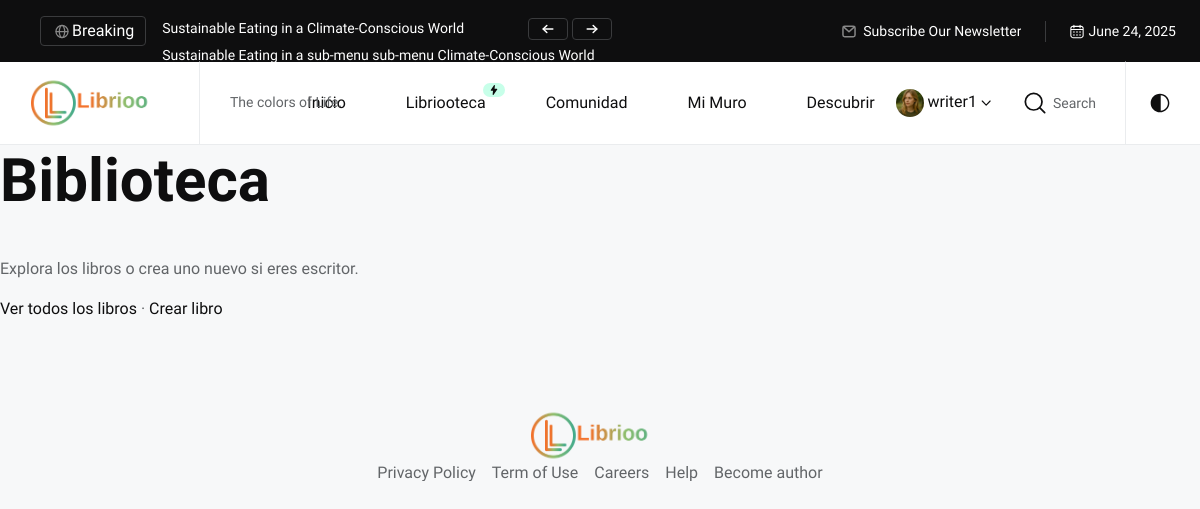
Page /library/ (signed in) on the committed database.
### apps/accounts/models.py (models this page shows)
class User(AbstractUser):
    is_writer = models.BooleanField(default=True)
    avatar = models.ImageField(upload_to='avatars/', blank=True, null=True)
    bio = models.TextField(blank=True)
    favorite_genres = models.JSONField(default=list, blank=True)  # simple list of strings

### apps/library/views.py (the view)
# urls.py: path('', views.LibraryHomeView.as_view(), name='home'),
class LibraryHomeView(TemplateView):
    template_name = 'library/home.html'

### apps/library/templates/library/home.html (shortened to what this page needs)
{% extends 'base.html' %}
{% block content %}
  <h1>Biblioteca</h1>
  <p>Explora los libros o crea uno nuevo si eres escritor.</p>
  <p>
    <a href="{% url 'library:book_list' %}">Ver todos los libros</a>
    {% if user.is_authenticated %}
      · <a href="{% url 'library:book_create' %}">Crear libro</a>
    {% endif %}
  </p>
{% endblock %}

### apps/library/templates/base.html (shortened to what this page needs)
{% load static %}
<!doctype html>
<html lang="es" data-bs-theme="light">
  <head>
  <link rel="stylesheet" href="{% static 'magzin/assets/css/vendors/bootstrap-grid.min.css' %}">
  <link rel="stylesheet" href="{% static 'magzin/assets/css/main.css' %}">
  <link rel="stylesheet" href="{% static 'assets/css/main.css' %}">
  </head>
  <body>
        <header>
        <div class="topbar d-none d-lg-block">
            <div class="overflow-hidden">
                <div class="d-flex justify-content-between align-items-center">
                    <div class="left">
                        <ul class="list-unstyled d-inline-flex gap-3">
                            <li>
                                <a href="#" class="btn btn-sm fs-7 border-700">
                                    <span class="text-white dark-mode-invert">Breaking</span>
                                </a>
                            </li>
                            <li class="mw-350px">
                                <div class="swiper swiper-topbar">
                                    <div class="swiper-wrapper">
                                        <div class="swiper-slide">
                                            <a href="#" class="text-white fs-7 text-nowrap dark-mode-invert">Sustainable Eating in a Climate-Conscious World</a>
                                        </div>
                                        <div class="swiper-slide">
                                            <a href="#" class="text-white fs-7 text-nowrap dark-mode-invert">Sustainable Eating in a sub-menu sub-menu Climate-Conscious World</a>
                                        </div>
                                    </div>
                                </div>
                            </li>
                            <li class="switch-btn">
                                <button type="button" class="btn btn-sm fs-7 switch-btn-prev border-700">
                                </button>
                                <button type="button" class="btn btn-sm fs-7 switch-btn-next border-700">
                                </button>
                            </li>
                        </ul>
                    </div>
                    <div class="right">
                        <ul class="list-unstyled d-flex ps-0">
                            <li>
                                <span class="d-flex align-items-center gap-1">
                                    <a href="#" class="link-effect-1 text-white fs-7 text-nowrap dark-mode-invert"><span class="">Subscribe Our Newsletter</span></a>
                                </span>
                            </li>
                            <li class="ps-4"></li>
                            <li class="pe-4"></li>
                            <li>
                                <div class="d-flex align-items-center gap-1">
                                    <span class="text-white fs-7 text-nowrap dark-mode-invert">June 24, 2025</span>
                                </div>
                            </li>
                            <li class="pe-4"></li>
                        </ul>
                    </div>
                </div>
            </div>
        </div>
        <nav class="navbar navbar-expand-lg style-1">
            <div class="d-flex align-items-center">
                <a class="navbar-brand fw-bold fs-3" href="/">
                    <img class="dark-mode-invert" src="{% static 'magzin/assets/imgs/template/logo/Librioo_logo.png' %}"  width="140" alt="Logo">
                </a>
                <span class="text-muted fs-7 d-none d-lg-block">The colors of Life.</span>
            </div>
            <div class="navbar-collapse d-none d-lg-block" id="navbarNav">
                <ul class="navbar-nav">
                    <li class="nav-item">
                        <a class="nav-link link-effect-1 " href="/"><span>Inicio</span></a>
                    </li>
                    <li class="nav-item position-relative">
                        <span class="badge-new">
                        </span>
                        <a class="nav-link link-effect-1 " href="/library/"><span>Libriooteca</span></a>
                    </li>
                    <li class="nav-item">
                        <a class="nav-link link-effect-1 " href="/community/feed/"><span>Comunidad</span></a>
                    </li>
                    <li class="nav-item">
                        <a class="nav-link link-effect-1 " href="/notifications/"><span>Mi Muro</span></a>
                    </li>
                      <li class="nav-item">
                        <a class="nav-link link-effect-1 " href="/library/discover/"><span>Descubrir</span></a>
                    </li>
                </ul>
            </div>
            <div class="d-flex align-items-center gap-4">
                          <div class="d-none d-lg-block" id="navbarNav">
                        <ul class="navbar-nav">
                        {% if user.is_authenticated %}
                        <li class="nav-item dropdown user-dropdown">
                          <a class="nav-link dropdown-toggle" href="#" data-bs-toggle="dropdown" aria-expanded="false">
                            {% if user.avatar %}
                              <img src="{{ user.avatar.url }}" class="avatar-xs" alt="avatar">
                            {% else %}
                              <span class="avatar-circle">{{ user.username|first|upper }}</span>
                            {% endif %}
                            <span>{{ user.username }}</span>
                          </a>
                        </li>
                        {% endif %}
                        </ul>
                    </div>
                <div data-bs-toggle="modal" data-bs-target="#popupSearch" class="search-btn fs-7 d-none d-md-flex link-effect-2">
                    <span class="text">
                        <span class="text1">Search</span>
                    </span>
                </div>
                <div class="group-btn-right d-flex align-items-center">
                    <div class="dark-light-switcher">
                    </div>
                </div>
            </div>
        </nav>
    </header>
    <main>
      {% block content %}{% endblock %}
    </main>
    <footer>
        <div class="section-footer sec-padding overflow-hidden">
            <div class="container">
                <div class="row">
                    <div class="col-12 text-center">
                        <img class="dark-mode-invert" src="{% static 'magzin/assets/imgs/template/logo/Librioo_logo.png' %}"  width="140" alt="Logo">
                        <div class="d-flex flex-wrap justify-content-center align-items-center gap-lg-5 gap-md-4">
                            <a href="#" class="text-600 hover-dark d-block px-2 button-effect-1">Privacy Policy</a>
                            <a href="#" class="text-600 hover-dark d-block px-2 button-effect-1">Term of Use</a>
                            <a href="#" class="text-600 hover-dark d-block px-2 button-effect-1">Careers</a>
                            <a href="#" class="text-600 hover-dark d-block px-2 button-effect-1">Help</a>
                            <a href="#" class="text-600 hover-dark d-block px-2 button-effect-1">Become author</a>
                        </div>
                    </div>
                </div>
            </div>
        </div>
    </footer>
  </body>
</html>

### apps/library/templates/base.html (style rules this page uses)
.avatar-xs { width:28px;height:28px;border-radius:50%;object-fit:cover;vertical-align:middle }
:root { --cover-w:140px; }

### rows in the picture
User: avatar (picture), username "writer1"
